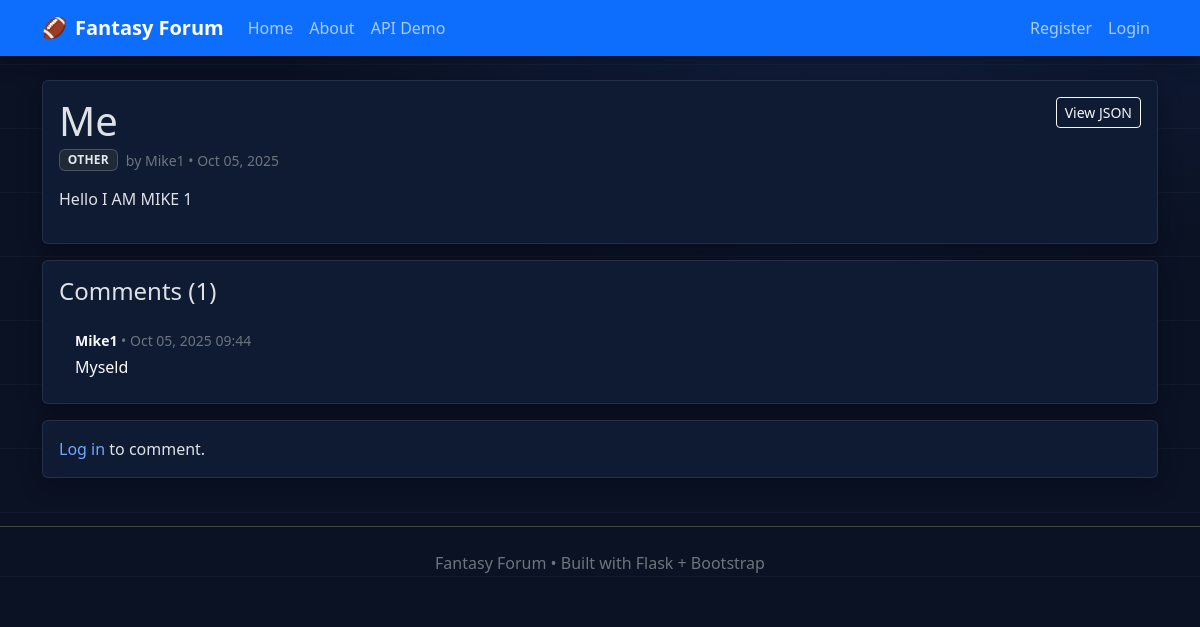
The page /post/5 on the database its author committed.
### app.py (models this page shows, shortened)
class Post(db.Model):
    id = db.Column(db.Integer, primary_key=True)
    title = db.Column(db.String(100), nullable=False)
    date_posted = db.Column(db.DateTime, nullable=False, default=datetime.utcnow)
    flair = db.Column(db.String(20), nullable=False, default="OTHER")
    content = db.Column(db.Text, nullable=False)
    user_id = db.Column(db.Integer, db.ForeignKey('user.id'), nullable=False)
    comments = db.relationship('Comment', backref='post', lazy=True, cascade="all, delete")

class User(db.Model, UserMixin):
    id = db.Column(db.Integer, primary_key=True)
    username = db.Column(db.String(20), unique=True, nullable=False)
    email = db.Column(db.String(120), unique=True, nullable=False)
    image_file = db.Column(db.String(20), nullable=False, default='default.jpg')
    password_hash = db.Column(db.String(128), nullable=False)
    posts = db.relationship('Post', backref='author', lazy=True)
    comments = db.relationship('Comment', backref='author', lazy=True)

class Comment(db.Model):
    id = db.Column(db.Integer, primary_key=True)
    content = db.Column(db.Text, nullable=False)
    date_posted = db.Column(db.DateTime, nullable=False, default=datetime.utcnow)
    user_id = db.Column(db.Integer, db.ForeignKey('user.id'), nullable=False)
    post_id = db.Column(db.Integer, db.ForeignKey('post.id'), nullable=False)

### app.py (the view)
@app.route("/post/<int:post_id>")
def post_detail(post_id):
    post = Post.query.get_or_404(post_id)
    return render_template("post_detail.html", title=post.title, post=post)

### app.py (called while the page is built)
@app.context_processor
def inject_csrf_token():
    return dict(csrf_token=generate_csrf)

### templates/post_detail.html (shortened to what this page needs)
{% extends "base.html" %}
{% block content %}
  <div class="card ff-card ff-shadow mb-3">
    <div class="card-body">
      <div class="d-flex justify-content-between align-items-start gap-3">
        <div>
          <h1 class="mb-1">{{ post.title }}</h1>
          <div class="d-flex align-items-center gap-2">
            <span class="badge badge-flair flair-{{ post.flair }}">{{ post.flair.replace('_',' ') }}</span>
            <small class="text-secondary">by {{ post.author.username }} • {{ post.date_posted.strftime('%b %d, %Y') }}</small>
          </div>
        </div>
        <a class="btn btn-sm btn-outline-light" href="/api/posts/{{ post.id }}">View JSON</a>
      </div>
      <p class="mt-3 mb-3" style="white-space:pre-wrap;">{{ post.content }}</p>
    </div>
  </div>
  <div class="card ff-card ff-shadow mb-3">
    <div class="card-body">
      <h4 class="mb-3">Comments ({{ post.comments|length }})</h4>
      {% if post.comments %}
        <ul class="list-group list-group-flush">
          {% for c in post.comments|sort(attribute='date_posted') %}
            <li class="list-group-item bg-transparent text-light border-secondary">
              <div class="small text-secondary mb-1">
                <strong class="text-light">{{ c.author.username }}</strong>
                • {{ c.date_posted.strftime('%b %d, %Y %H:%M') }}
              </div>
              <div style="white-space:pre-wrap;">{{ c.content }}</div>
            </li>
          {% endfor %}
        </ul>
      {% else %}
        <p class="mb-0 text-secondary">No comments yet.</p>
      {% endif %}
    </div>
  </div>
  <div class="card ff-card ff-shadow">
    <div class="card-body">
      {% if current_user.is_authenticated %}
        <form method="POST" action="{{ url_for('add_comment', post_id=post.id) }}" novalidate>
          <input type="hidden" name="csrf_token" value="{{ csrf_token() }}">
          <div class="mb-2">
            <label for="content" class="form-label fw-semibold">Add a comment</label>
            <textarea id="content" name="content" rows="4" class="form-control bg-dark text-light" required></textarea>
          </div>
          <button class="btn btn-light fw-semibold" type="submit">Comment</button>
        </form>
      {% else %}
        <p class="mb-0"><a href="{{ url_for('login') }}">Log in</a> to comment.</p>
      {% endif %}
    </div>
  </div>
{% endblock %}

### templates/base.html (style rules this page uses)
body { background: radial-gradient(1100px 700px at 70% -10%, #142449 0%, #0b1224 55%) fixed; }
body::before { content:""; position:fixed; inset:0; pointer-events:none; z-index:-1; background: repeating-linear-gradient( to bottom, rgba(255,255,255,.03), rgba(255,255,255,.03) 1px, transparent 1px, transparent 64px ); }
.badge-flair { font-weight:700; letter-spacing:.25px; }
.flair-OTHER { background:#1f2937; color:#e5e7eb; border:1px solid rgba(148,163,184,.35); }
.ff-card { background:#0f1a33; border:1px solid rgba(231,238,251,.10); }
.ff-shadow { box-shadow: 0 6px 22px rgba(2,8,23,.45); }
a, .nav-link { text-decoration: none; }

### rows shown on the page
Post: title "Me", flair.replace "OTHER", date_posted "Oct 05, 2025", content "Hello I AM MIKE 1"
User: author.username "Mike1"
Comment: author.username "Mike1", date_posted "Oct 05, 2025 09:44", content "Myseld"

### other values the page prints
{{ post.comments|length }} "1"
